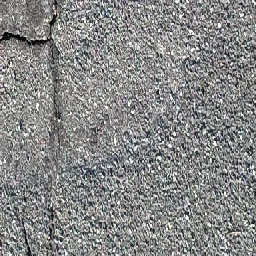
#> input picture dataset/crack500_test/test_folder_all/a/20160222_081839_1281_721.png, 256 x 256 px, found by its file name; its folder holds only this picture in this run
$ python -i img_bilater_Otsu_parallel.py   (imports and definitions only)
#> lines starting #> are read from the running program, lines starting #| are printed output that depends on the picture; after the words box and inside, x2 and y2 are one past the last pixel; in counts of white or black regions, pixels touching at a corner belong together
from multiprocessing import Pool
import cv2 as cv
import os
import time

root_dir = '/model_crack500_results/best/'
out_dir = './outputs_all/'
# [2 lines not run here, left out]


def bilater_Otsu(img_path):
    img = cv.imread(os.path.join(root_dir, img_path))
#> img is the input picture: shape (256, 256, 3); mean B, G, R 135.1, 135.4, 134.6
    img_bilater = cv.bilateralFilter(img, 25, 450, 15)
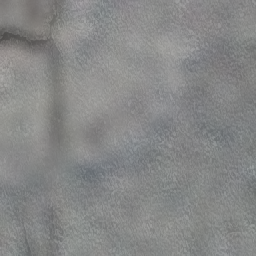
#> img_bilater: shape (256, 256, 3); mean B, G, R 134.9, 135.2, 134.4
    print(img_bilater.shape)
#| (256, 256, 3)
    img_bilater = cv.cvtColor(img_bilater, cv.COLOR_BGR2GRAY)
#> img_bilater: shape (256, 256)
    _, Otsu_map = cv.threshold(img_bilater, 0, 255, cv.THRESH_BINARY + cv.THRESH_OTSU)
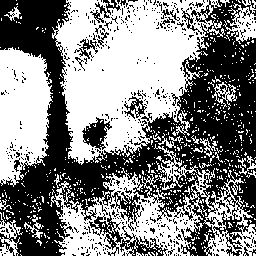
#> Otsu_map: shape (256, 256); 51.9% white; 532 black regions (513 under 20 px), largest, box (x1, y1, x2, y2) and area: (0, 0, 256, 256) 27335, (89, 212, 168, 256) 914, (82, 117, 112, 150) 500
    new_path = os.path.join(out_dir, img_path)
    cv.imwrite(new_path, Otsu_map)

def main():
    list_image = os.listdir(root_dir)
    print(list_image)
    workers = os.cpu_count()
    # number of processors used will be equal to workers
    with Pool(workers) as p:
        # p.map(bilater_img, list_image)
        p.map(bilater_Otsu, list_image)

# [5 lines not run here, left out]

>>> result = bilater_Otsu('dataset/crack500_test/test_folder_all/a/20160222_081839_1281_721.png')

$ run again, on dataset/crack500_test/test_folder_all/a/20160222_165951_1281_1081.png
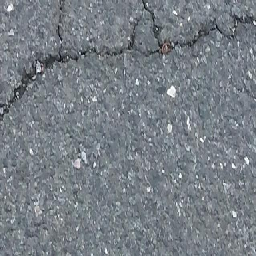
#> input picture dataset/crack500_test/test_folder_all/a/20160222_165951_1281_1081.png, 256 x 256 px, found by its file name
#> in bilater_Otsu, img is the input picture: shape (256, 256, 3); mean B, G, R 133.8, 126.7, 120
#> in bilater_Otsu, `img_bilater = cv.bilateralFilter(img, 25, 450, 15)`:
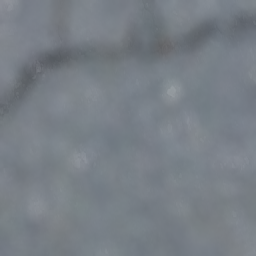
#> img_bilater: shape (256, 256, 3); mean B, G, R 133.7, 126.5, 119.8
#| (256, 256, 3)
#> in bilater_Otsu, `_, Otsu_map = cv.threshold(img_bilater, 0, 255, cv.THRESH_BINARY + cv...`:
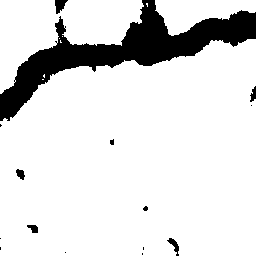
#> Otsu_map: shape (256, 256); 87% white; 15 black regions (8 under 20 px), largest, box (x1, y1, x2, y2) and area: (0, 0, 256, 121) 8097, (55, 0, 68, 14) 111, (167, 238, 179, 256) 84

$ run again, on dataset/crack500_test/test_folder_all/a/20160225_114535_1921_1081.png
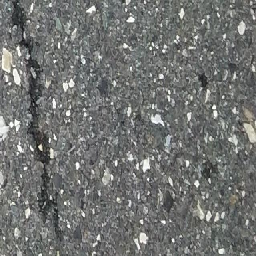
#> input picture dataset/crack500_test/test_folder_all/a/20160225_114535_1921_1081.png, 256 x 256 px, found by its file name
#> in bilater_Otsu, img is the input picture: shape (256, 256, 3); mean B, G, R 113.3, 115, 113.3
#> in bilater_Otsu, `img_bilater = cv.bilateralFilter(img, 25, 450, 15)`:
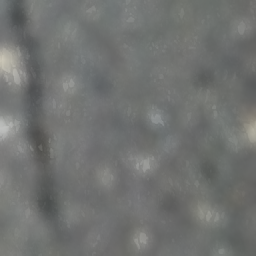
#> img_bilater: shape (256, 256, 3); mean B, G, R 112.5, 114.2, 112.5
#| (256, 256, 3)
#> in bilater_Otsu, `_, Otsu_map = cv.threshold(img_bilater, 0, 255, cv.THRESH_BINARY + cv...`:
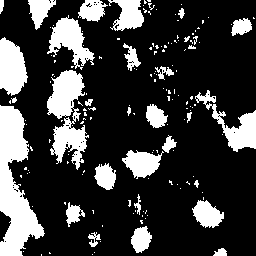
#> Otsu_map: shape (256, 256); 23.2% white; 158 white regions (127 under 20 px), largest, box (x1, y1, x2, y2) and area: (0, 105, 45, 256) 3528, (47, 70, 89, 170) 2223, (0, 37, 28, 96) 1199

$ run again, on dataset/crack500_test/test_folder_all/a/20160225_114535_641_1.png
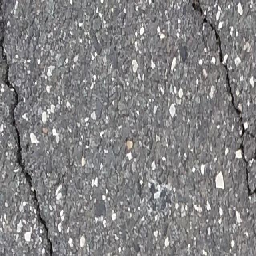
#> input picture dataset/crack500_test/test_folder_all/a/20160225_114535_641_1.png, 256 x 256 px, found by its file name
#> in bilater_Otsu, img is the input picture: shape (256, 256, 3); mean B, G, R 131.3, 130.1, 131
#> in bilater_Otsu, `img_bilater = cv.bilateralFilter(img, 25, 450, 15)`:
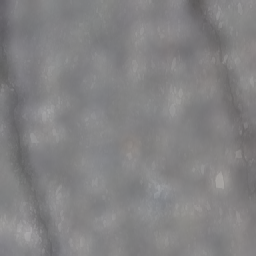
#> img_bilater: shape (256, 256, 3); mean B, G, R 130.6, 129.5, 130.4
#| (256, 256, 3)
#> in bilater_Otsu, `_, Otsu_map = cv.threshold(img_bilater, 0, 255, cv.THRESH_BINARY + cv...`:
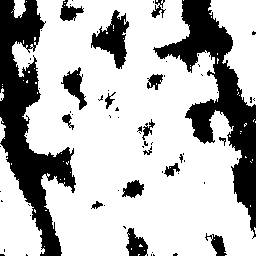
#> Otsu_map: shape (256, 256); 72.4% white; 68 black regions (51 under 20 px), largest, box (x1, y1, x2, y2) and area: (0, 0, 76, 256) 7586, (153, 0, 256, 239) 6904, (91, 10, 129, 69) 1057
